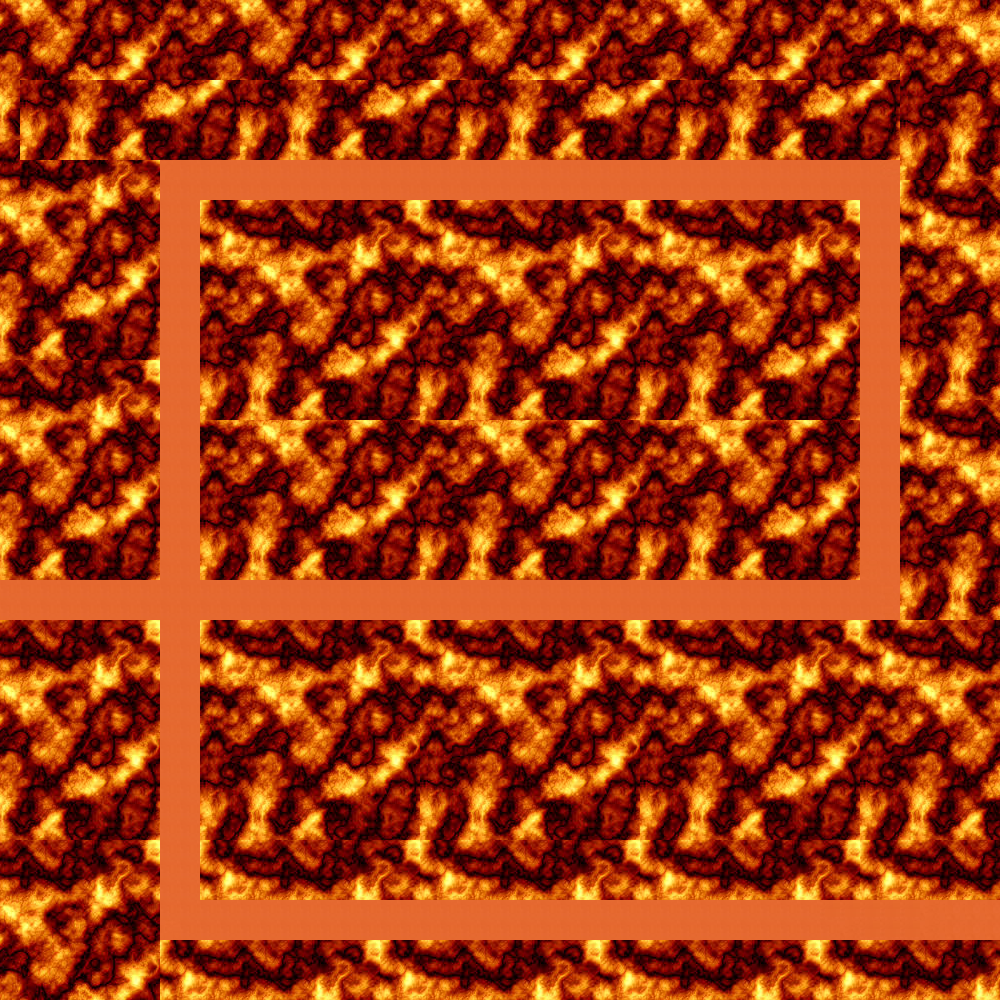

Rendered tile map (Tiled .tmx) drawn with the repository's tilesets; below, a short description and the map source with its tile grids summarised:
An orthogonal 50x50 tile map with 20x20 px tiles, 1 tile layer (Tile Layer 1), 2 tilesets.

<map version="1.0" orientation="orthogonal" renderorder="right-down" width="50" height="50" tilewidth="20" tileheight="20" nextobjectid="1">
 <tileset firstgid="1" name="Colours" tilewidth="20" tileheight="20" tilecount="1081">
  <image source="colours.png" width="947" height="467" />
  <tile id="33">
   <properties>
    <property name="End" value="" />
   </properties>
  </tile>
  <tile id="80">
   <properties>
    <property name="Right" value="" />
   </properties>
  </tile>
  <tile id="127">
   <properties>
    <property name="Left" value="" />
   </properties>
  </tile>
  <tile id="174">
   <properties>
    <property name="Up" value="" />
   </properties>
  </tile>
  <tile id="175">
   <properties>
    <property name="Blocked" value="" />
   </properties>
  </tile>
  <tile id="176">
   <properties>
    <property name="End" value="" />
   </properties>
  </tile>
  <tile id="221">
   <properties>
    <property name="Down" value="" />
   </properties>
  </tile>
 </tileset>
 <tileset firstgid="1082" name="lava" tilewidth="20" tileheight="20" tilecount="121">
  <image source="download.jpg" width="225" height="225" />
 </tileset>
 <layer name="Tile Layer 1" width="50" height="50">
  <data>[2500 cells, 2500 non-empty, 130 distinct tile ids]</data>
 </layer>
</map>
